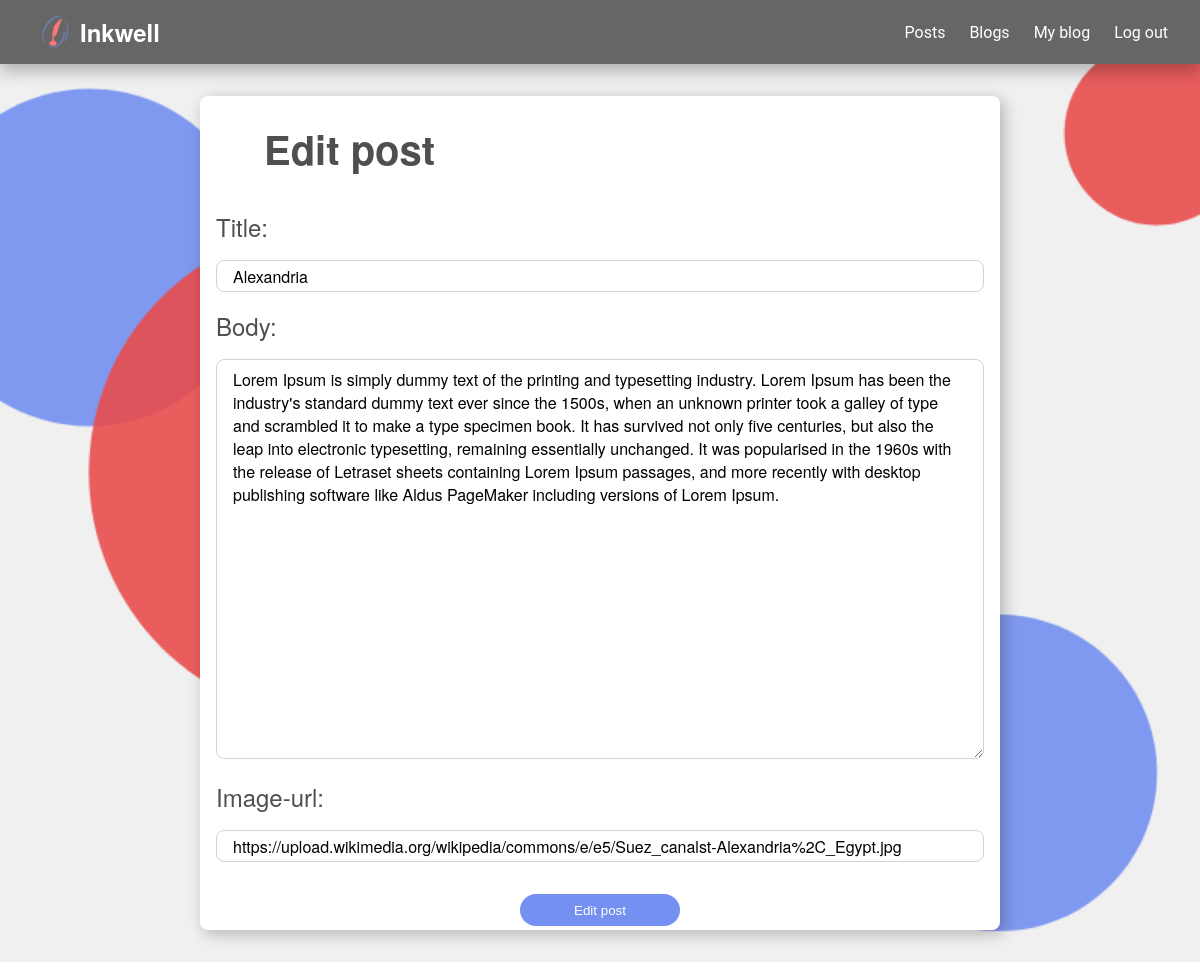
The page /edit_post/Alexandria (signed in) on the database its author committed.
### main/models.py (models this page shows)
class Posts(models.Model):
    author = models.ForeignKey(User, on_delete=models.CASCADE, related_name="writer")
    blog = models.ForeignKey(Blog, on_delete=models.CASCADE, related_name="blog")
    title = models.CharField(max_length=200)
    body = models.TextField(blank=False)
    image = models.URLField(max_length=200)
    created = models.DateTimeField(auto_now_add=True)
    updated = models.DateTimeField(auto_now=True)
    class Meta:
            verbose_name= "Post"
            verbose_name_plural= "Posts"

### main/views.py (the view)
# urls.py: path("edit_post/<str:post_title>", views.edit_post, name="edit_post"),
@login_required
def edit_post(request, post_title):
    post = Posts.objects.get(title=post_title)
    if request.user != post.author:
        return redirect("post", post.blog.name, post.title)
    if request.method == "POST":
        title = request.POST.get("title")
        body = request.POST.get("body")
        image = request.POST.get("image")
        post.title = title
        post.body = body
        post.image = image
        post.save()
        return redirect("post", post.blog.name, post.title)
    else:
        return render(request,"main/edit_post.html", {
            "post": post
        })

### main/templates/main/edit_post.html (shortened to what this page needs)
{% extends "main/components/layout.html" %}
{% load static %}
{% block body %}
    <div class="main-body-2">
        <div id="post-wrapper">
            <div id="create-post-div">
                <div class="title-div">
                    <h1>Edit post</h1>
                </div>
                <div id="post-form-div">
                    <form id="post-form" action="{% url 'edit_post' post.title %}" method="POST">
                        <div class="post-label">
                            <label  for="title">Title:<label>
                        </div>
                        <input class="post-input" type="text" value="{{ post.title }}" name="title">
                        <div class="post-label">
                            <label class="post-label" for="body">Body:<label>
                        </div>
                        <textarea class="post-input-area" type="text" name="body">{{ post.body }}</textarea>
                        <div class="post-label">
                            <label class="post-label" for="image">Image-url:<label>
                        </div>
                        <input class="post-input" type="url" value="{{ post.image }}" name="image">
                        <div id="post-button-div">
                            <input id="post-button"  type="submit" value="Edit post">
                        </div>
                    </form>
                </div>
            </div>
        </div>
    </div>
{% endblock %}

### main/templates/main/components/layout.html (shortened to what this page needs)
{% load static %}
<!DOCTYPE html>
<html lang="en">
    <head>
        <link rel="stylesheet" href="{% static 'main/styles.css' %}">
    </head>
    <body>
        <div id="navbar">
            <a class="nav-link" href="{% url 'index' %}">
                <div id="logo">
                    <img src="..\static\main\images\Main-logo.png" alt="Logo">
                    <h3 id="logo-text">Inkwell</h3>
                </div>
            </a>
            <div id="nav-1">
                <a class="nav-link" href="{% url 'posts' %}">
                    <p class="nav-text">Posts</p>
                </a>
                <a class="nav-link" href="{% url 'blogs' %}">
                    <p class="nav-text">Blogs</p>
                </a>
                {% if user.is_authenticated %}
                    <a class="nav-link" href="{% url 'create_blog' %}">
                        <p class="nav-text">My blog</p>
                    </a>
                    <a class="nav-link" href="{% url 'logout' %}">
                        <p class="nav-text">Log out</p>
                    </a>
                {% else %}
                    <a class="nav-link" href="{% url 'sign_in' %}">
                        <p class="nav-text">Sign in</p>
                    </a>
                {% endif %}
            </div>
        </div>
        <div class="body">
            {% block body %}
            {% endblock %}
        </div>
    </body>
</html>

### main/static/main/styles.css (style rules this page uses)
body { margin: 0px; padding: 0px; }
h1 { color: #4F4F4F; font-size: 40px; font-family: Montserrat, "Helvetica Neue", Helvetica, sans-serif; }
h3, label { color: #4F4F4F; font-size: 24px; font-family: Montserrat, "Helvetica Neue", Helvetica, sans-serif; }
p { color: #4F4F4F; font-size: 16px; font-family: Montserrat, "Helvetica Neue", Helvetica, sans-serif; }
#navbar { width: 100%; height: 64px; background-color: #666666; display:flex; justify-content: space-between; box-shadow: 0px 8px 15px rgba(0, 0, 0, 0.25); position: sticky; top:0px; z-index: 1000; }
#logo, #signin-logo { height: 48px; margin-left: 32px; align-self: center; display: flex; }
#logo-text { margin: 0px; color: white; align-self: center; }
#logo > img, #signin-logo > img { width: 48px; height: 48px; align-self: center; object-fit: contain; }
#nav-1 { height: 48px; margin-right: 32px; align-self: center; display: flex; }
.nav-text { font-size: 16px; margin: 0px; color: white; align-self: center; font-family: Roboto, "Helvetica Neue", Helvetica, sans-serif; margin-left: 24px; }
.nav-link, .login-link { align-self: center; text-decoration: none; }
.main-body, .main-body-2 { min-height: 100vh; background-color: #f0f0f0; display: flex; flex-direction: column; }
.main-body-2 { background-image: url("../main/images/Background-circles.png"); background-repeat: repeat-y; background-size: cover; }
.title-div { margin-left: 64px; }
.title-div > h1 { margin: 24px 0px 0px 0px; }
#create-post-div { margin: 32px 16px; max-width: 800px; width: 100%; height: 834px; background-color: white; align-self: center; border-radius: 8px; box-shadow: 4px 4px 15px rgba(0, 0, 0, 0.25); }
#post-form-div { width: 100%; height: 776px; display: flex; flex-direction: column; align-items: center; margin: 16px 0px; }
#post-wrapper { display: flex; flex-direction: column; padding: 0px 16px; }
#post-form { padding: 0px 16px; width: 100%; box-sizing: border-box; }
.post-label { margin: 16px 0px; }
.post-input, .post-input-area { width: 100%; height: 32px; border-radius: 8px; border: 1px lightgrey solid; font-family: Montserrat, "Helvetica Neue", Helvetica, sans-serif; font-size: 16px; box-sizing: border-box; padding: 8px 16px; }
.post-input-area { height: 400px; }
#post-button-div { margin: 32px 0px; display: flex; justify-content: center; }
#post-button { width: 160px; height: 32px; color: white; background-color: #7490F0; border-radius: 32px; border: none; box-sizing: border-box; }

### rows shown on the page
Posts: title "Alexandria", body "Lorem Ipsum is simply dummy text of the printing and typesetting industry. Lorem Ipsum has been the industry's standard dummy text ever since the 1500s, when an unknown printer took a galley of type and scrambled it to make a type specimen book. It has survived not only five centuries, but also the leap into electronic typesetting, remaining essentially unchanged. It was popularised in the 1960s with the release of Letraset sheets containing Lorem Ipsum passages, and more recently with desktop publishing software like Aldus PageMaker including versions of Lorem Ipsum.", image "https://upload.wikimedia.org/wikipedia/commons/e/e5/Suez_canalst-Alexandria%2C_Egypt.jpg"
